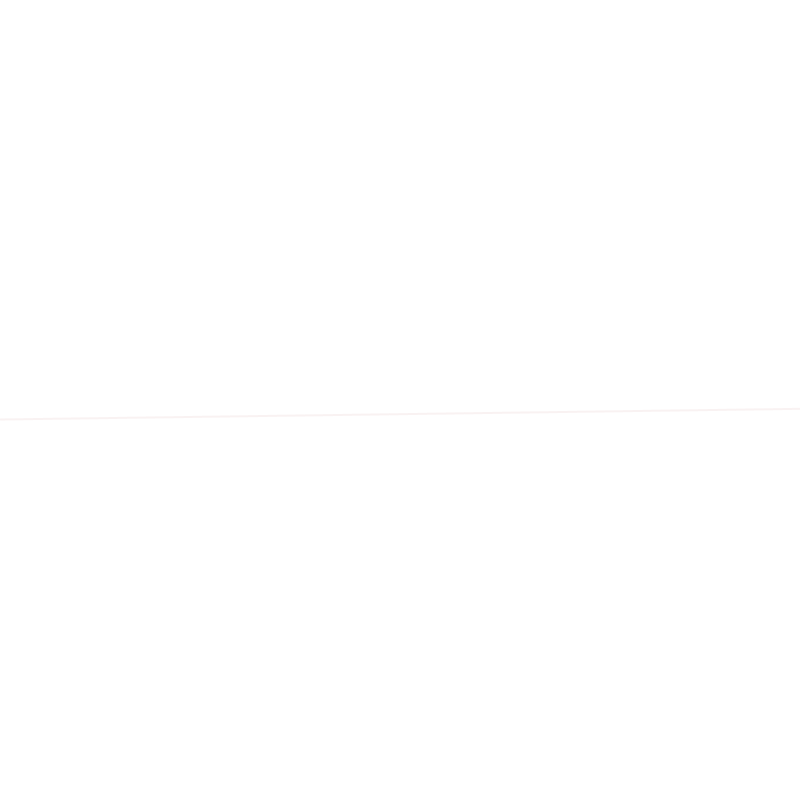
Frame 1 (no input)
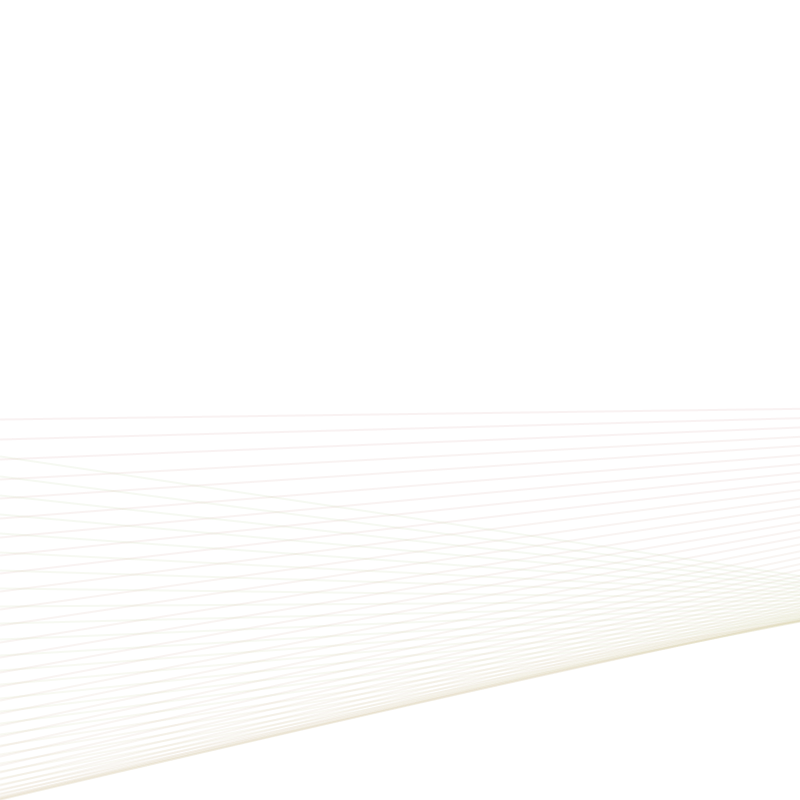
Frame 60 (the mouse pressed at the canvas centre just before this capture)
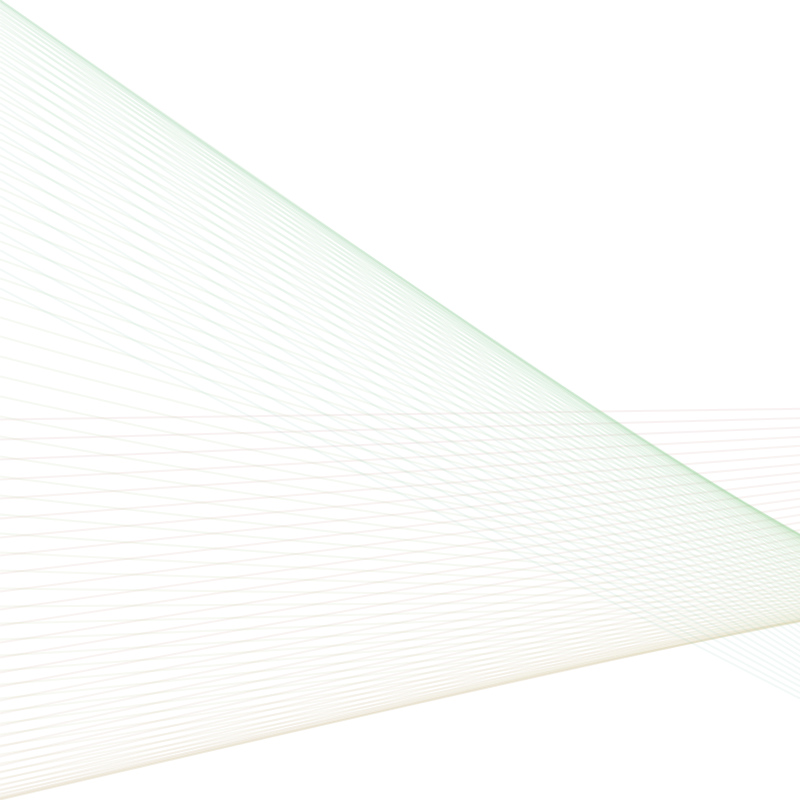
Frame 120 (the mouse held since frame 60 and released just before this capture)

The Processing sketch that drew these frames (run headless with seeded random() and noise(); from frame 60 on, the mouse is pressed at the canvas centre):

// Processing sketch: processing_108915
// ── processing_108915.pde

/*
Pearlyn Lii
 ID 3 - Spring 2013
 1/31/13
 */

//declare global variables -----

float i = 0;
float j = 0;
float k = 0;

//setup -----

void setup() {
  background(255); // background white
  size(800, 800);
  smooth();
  strokeWeight(2);
  colorMode(HSB); // change color mode
}

//draw -----

void draw() {
  i = i + .01; //changes path 
  j = j + .05; //changes path

  //_____________________________

  //changes color increment
  k = k + 1; 
  if (k > 300) {
    k = 0;
  }
  stroke(k, 70, 200, 30); //changes color range // EDIT changed Hue value to k; saturation to 100 and brilliance to 200

  float a = map(cos(i), -2, 2, 0, width+800);
  float b = map(sin(i), -1, 1, 0, height);
  float c = map(cos(j), -2, 2, 0, width-800);
  float d = map(sin(j), -1, 1, 0, height);

  line(a, b, c, d);
}
